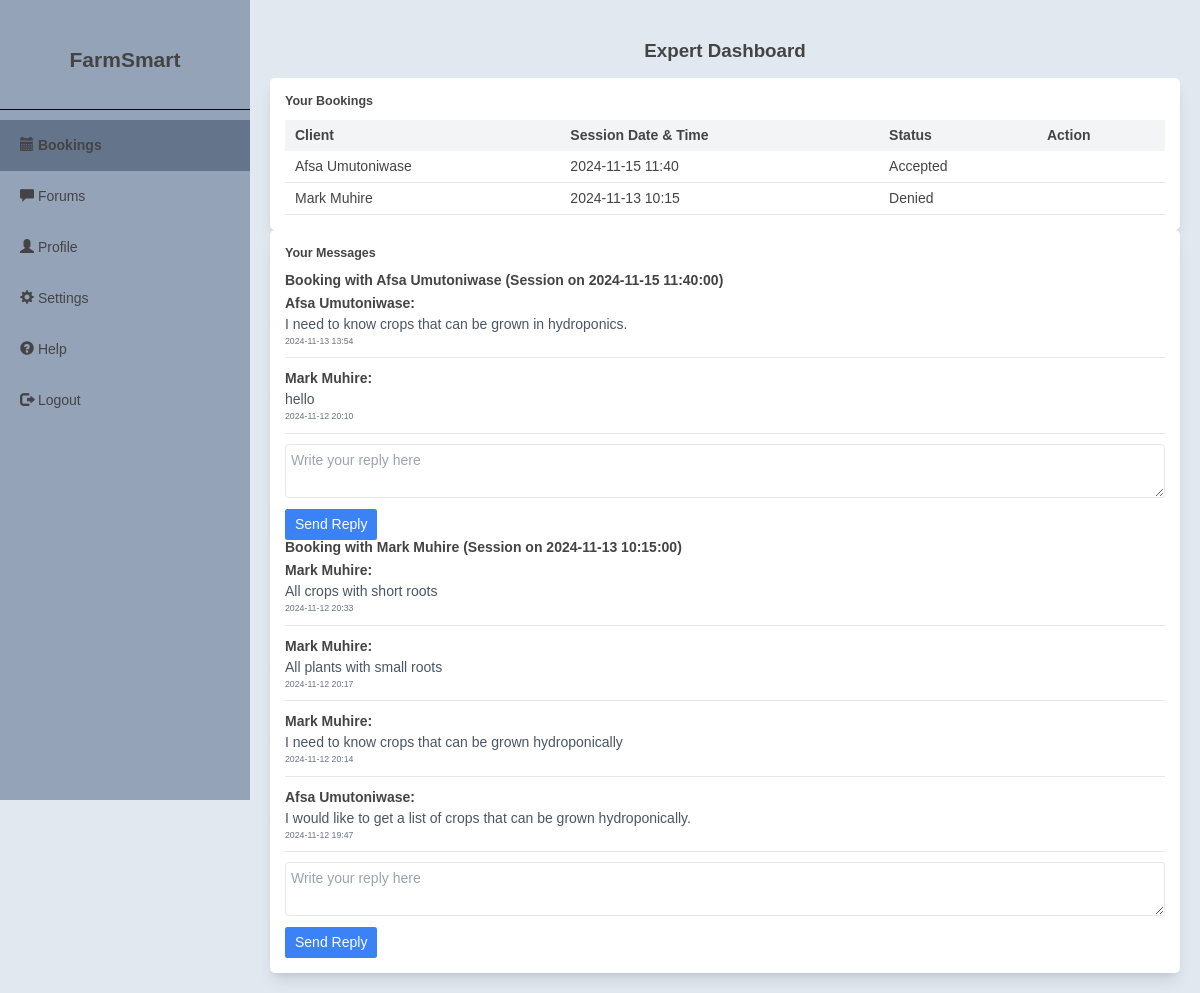
/expert-dashboard (signed in), run on the app's committed database.
### app.py (models this page shows, shortened)
class Booking(db.Model):
    __tablename__ = 'bookings'
    id = db.Column(db.Integer, primary_key=True)
    session_datetime = db.Column(db.DateTime, nullable=False)
    user_id = db.Column(db.Integer, db.ForeignKey('user.id'), nullable=False)
    expert_id = db.Column(db.Integer, db.ForeignKey('experts.id'), nullable=False)
    status = db.Column(db.String(50), default='Pending')  # Added for managing status
    user = db.relationship('User', backref='user_bookings')  # Unique backref for User
    expert = db.relationship("Expert", back_populates="bookings", overlaps="expert_ref")

class User(UserMixin, db.Model):
    id = db.Column(db.Integer, primary_key=True)
    username = db.Column(db.String(120), unique=True, nullable=False)
    email = db.Column(db.String(120), unique=True, nullable=False)
    password_hash = db.Column(db.String(128))
    role = db.Column(db.String(50))
    address = db.Column(db.String(200))
    phone = db.Column(db.String(20))
    profile_image_url = db.Column(db.String(200), nullable=True)
    profile_complete = db.Column(db.Boolean, default=False)

class Message(db.Model):
    id = db.Column(db.Integer, primary_key=True)
    content = db.Column(db.Text, nullable=False)
    timestamp = db.Column(db.DateTime, default=datetime.utcnow)
    booking_id = db.Column(db.Integer, db.ForeignKey('bookings.id'))
    sender_id = db.Column(db.Integer, db.ForeignKey('user.id'))
    is_read = db.Column(db.Boolean, default=False)
    booking = db.relationship('Booking', backref=db.backref('messages', lazy=True))
    sender = db.relationship('User', backref='sent_messages', foreign_keys=[sender_id])

### app.py (the view)
@app.route('/expert-dashboard')
@login_required
def expert_dashboard():
    expert_id = current_user.id  # Assuming the logged-in user is the expert
    db.session.expire_all()
    bookings = Booking.query.filter_by(expert_id=expert_id)\
        .options(joinedload(Booking.user), joinedload(Booking.messages))\
        .all()
    return render_template('expert-bookings.html', bookings=bookings)

### app.py (called while the page is built)
@app.after_request
def add_header(response):
    response.cache_control.no_cache = True
    return response

@login_manager.user_loader
def load_user(user_id):
    return User.query.get(int(user_id))

### templates/expert-bookings.html (shortened to what this page needs)
{% extends 'expert-base.html' %}
{% block content %}
<h1 class="text-3xl font-semibold text-center mt-8 mb-6">Expert Dashboard</h1>
<div class="flex-1 bg-white shadow-lg rounded-lg p-6">
    <h2 class="text-xl font-semibold mb-4">Your Bookings</h2>
    {% if bookings %}
    <table class="min-w-full table-auto">
        <thead class="bg-gray-100">
            <tr>
                <th class="px-4 py-2 text-left">Client</th>
                <th class="px-4 py-2 text-left">Session Date & Time</th>
                <th class="px-4 py-2 text-left">Status</th>
                <th class="px-4 py-2 text-left">Action</th>
            </tr>
        </thead>
        <tbody>
            {% for booking in bookings %}
            <tr class="border-b">
                <td class="px-4 py-2">{{ booking.user.username }}</td>
                <td class="px-4 py-2">{{ booking.session_datetime.strftime('%Y-%m-%d %H:%M') }}</td>
                <td class="px-4 py-2">{{ booking.status }}</td>
                <td class="px-4 py-2">
                </td>
            </tr>
            {% endfor %}
        </tbody>
    </table>
    {% else %}
    <p class="text-gray-600">No bookings yet.</p>
    {% endif %}
</div>
<div class="flex-1 bg-white shadow-lg rounded-lg p-6">
    <h2 class="text-xl font-semibold mb-4">Your Messages</h2>
    {% if bookings %}
        {% for booking in bookings %}
            <h3 class="font-semibold mb-2">Booking with {{ booking.user.username }} (Session on {{ booking.session_datetime }})</h3>
            <ul class="space-y-4">
                {% for message in booking.messages %}
                    <li class="border-b pb-4">
                        <p class="font-semibold">{{ message.sender.username }}:</p>
                        <p class="text-gray-600">{{ message.content }}</p>
                        <p class="text-sm text-gray-500">{{ message.timestamp.strftime('%Y-%m-%d %H:%M') }}</p>
                    </li>
                {% endfor %}
            </ul>
            <form action="{{ url_for('expert_reply_message', booking_id=booking.id) }}" method="POST" class="mt-4">
                <textarea name="reply_content" class="w-full p-2 border rounded-md" placeholder="Write your reply here" required></textarea>
                <button type="submit" class="mt-2 bg-blue-500 text-white py-2 px-4 rounded">Send Reply</button>
            </form>
        {% endfor %}
    {% else %}
        <p class="text-gray-600">No messages yet.</p>
    {% endif %}
</div>
{% endblock %}

### static/css/dashboard-expert.css (style rules this page uses)
:root { --bg-color: rgb(226 232 240); --secondary-bg-color: #a2ca71; --sidebar-header-height: 100px; --sidebar-footer-height: 230px; --text-color: #444444; --secondary-text-color: #444444; --border-color: rgb(2 6 23); --accent-color: #a2ca71; --accent-hover-color: #8dba5e; --success-background: #edf7ee; --warning-background: #ffd27f; --error-background: #ff6b6b; --input-border-color: #dddddd; --input-focus-color: var(--accent-color); --contrast-color: #ffffff; --graph-grid-color: #eeeeee; }
* { margin: 0; padding: 0; box-sizing: border-box; }
body { font-family: Arial, sans-serif; color: var(--text-color); }

### data on the page
Booking: user.username "Afsa Umutoniwase", session_datetime "2024-11-15 11:40", status "Accepted", session_datetime "2024-11-15 11:40:00"
Booking: user.username "Mark Muhire", session_datetime "2024-11-13 10:15", status "Denied", session_datetime "2024-11-13 10:15:00"
Message: sender.username "Afsa Umutoniwase", content "I need to know crops that can be grown in hydroponics.", timestamp "2024-11-13 13:54"
Message: sender.username "Mark Muhire", content "hello", timestamp "2024-11-12 20:10"
Message: sender.username "Mark Muhire", content "All crops with short roots", timestamp "2024-11-12 20:33"
Message: sender.username "Mark Muhire", content "All plants with small roots", timestamp "2024-11-12 20:17"
Message: sender.username "Mark Muhire", content "I need to know crops that can be grown hydroponically", timestamp "2024-11-12 20:14"
Message: sender.username "Afsa Umutoniwase", content "I would like to get a list of crops that can be grown hydroponically.", timestamp "2024-11-12 19:47"
